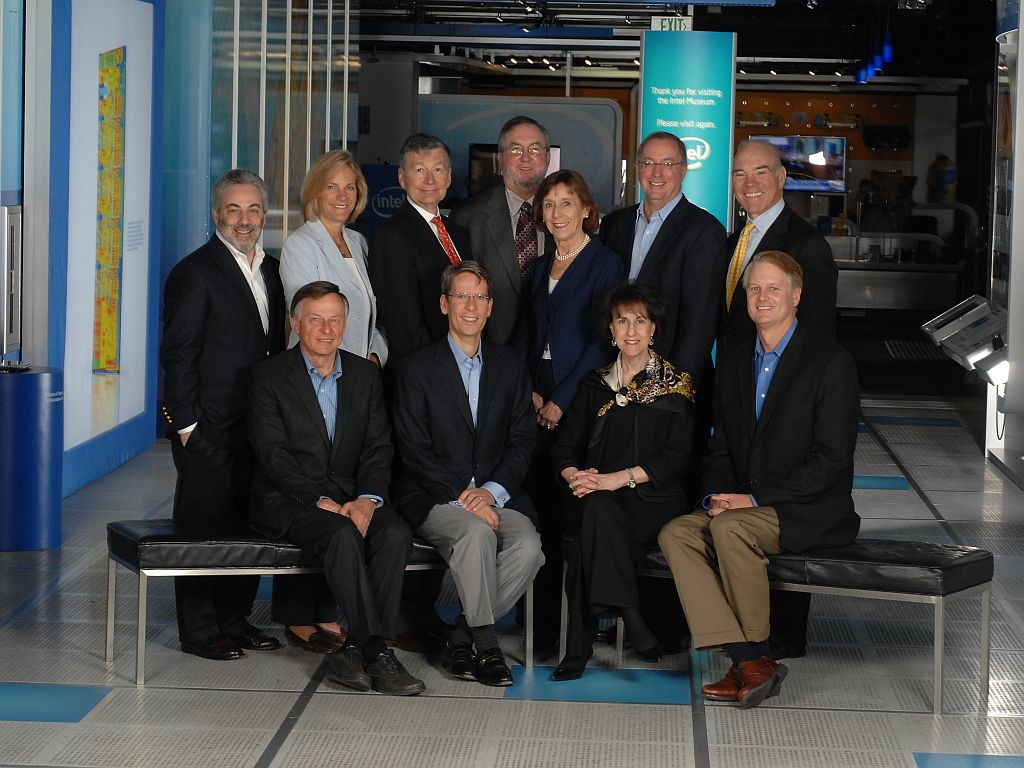
#> input picture face_eye_detection/Intel_Board_of_Directors.jpg, 1024 x 768 px, given in place of the camera
$ jupyter execute real_time_detect_face_eyes.ipynb
#> lines starting #> are read from the running program, lines starting #| are printed output that depends on the picture; after the words box and inside, x2 and y2 are one past the last pixel; in counts of white or black regions, pixels touching at a corner belong together
[cell 1]
import numpy as np
import cv2

[cell 2]
face_cascade = cv2.CascadeClassifier('haarcascade_frontalface_default.xml')
eyes_cascade = cv2.CascadeClassifier('haarcascade_eye.xml')

[cell 3]
webcam  = cv2.VideoCapture(0)
success = webcam.isOpened()

if success == True:
    print('[INFO] Grabbing Camera..')
else:
    print('[Error] Camera could not be opened')

[cell 4]
while(True):
    ret, frame = webcam.read()
#> frame is the input picture: shape (768, 1024, 3); mean B, G, R 70.1, 69.8, 67.3

    gray = cv2.cvtColor(frame, cv2.COLOR_BGR2GRAY)
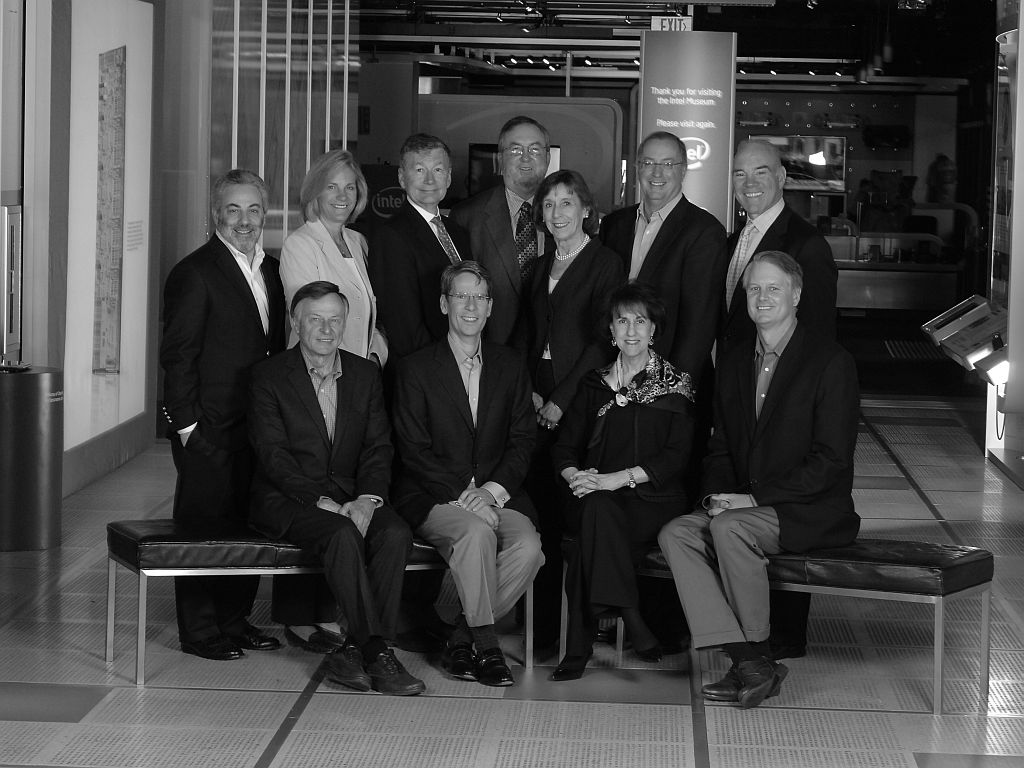
#> gray: shape (768, 1024); min 0, max 255, mean 69.1
    gray = cv2.equalizeHist(gray)
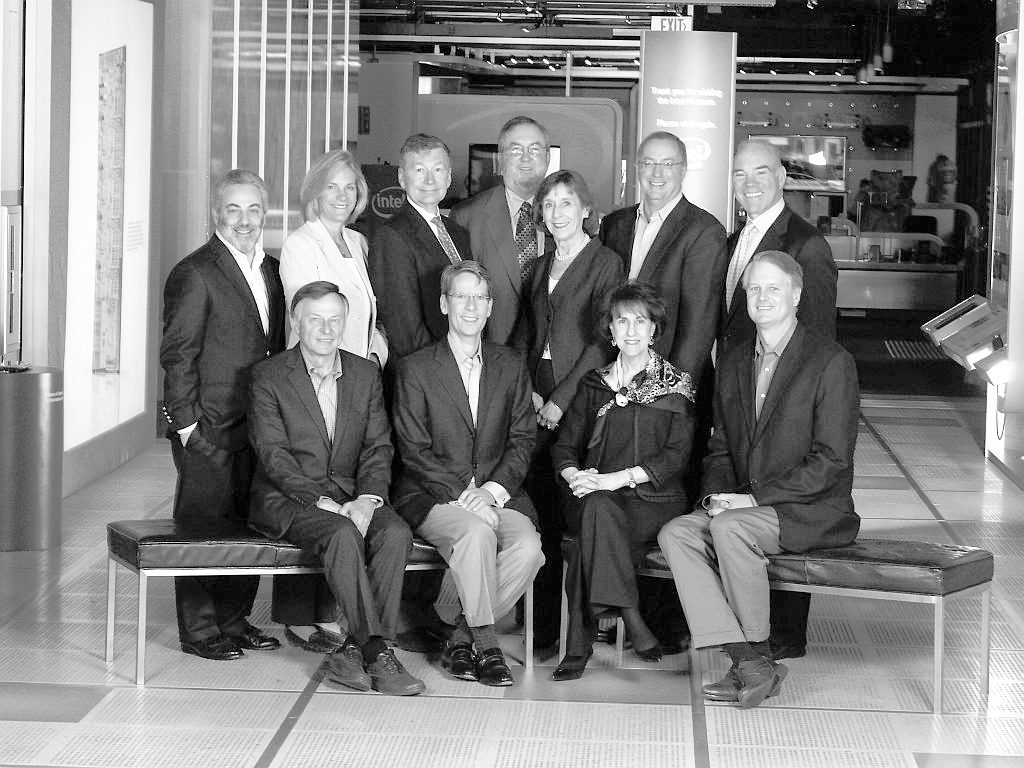
#> gray: shape (768, 1024); min 0, max 255, mean 128.3
    faces = face_cascade.detectMultiScale(gray, 1.3, 5)
#> faces = [[318, 169, 48, 48], [607, 303, 50, 50], [534, 185, 52, 52], [740, 269, 53, 53], [444, 278, 55, 55], [499, 128, 53, 53], [632, 144, 56, 56], [401, 148, 56, 56], [213, 187, 61, 61], [297, 300, 53, 53]]
    out = frame.copy()

    print('Number of faces detected: ' + str(len(faces)))
#| Number of faces detected: 10
    for (x, y, w, h) in faces:
        cv2.rectangle(out, (x, y), (x+w, y+h), (255, 0, 0), 2)
        roi_gray = gray[y:y+h, x:x+w]
        roi_color = out[y:y+h, x:x+w]

        eyes = eyes_cascade.detectMultiScale(roi_gray)
        for (ex, ey, ew, eh) in eyes:
            cv2.rectangle(roi_color, (ex, ey), (ex+ew, ey+eh), (0, 255, 0), 2)
#> this loop made 10 passes
#> pass 1, `roi_gray = gray[y:y+h, x:x+w]`:
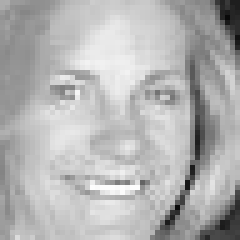
#> roi_gray: shape (48, 48) (shown 5 times larger); min 9, max 253, mean 178.9
#> pass 1, `roi_color = out[y:y+h, x:x+w]`:
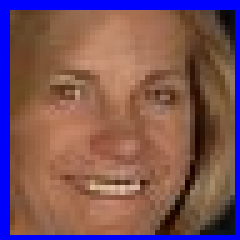
#> roi_color: shape (48, 48, 3) (shown 5 times larger); mean B, G, R 92.4, 84.2, 122.4
#> pass 2, `roi_gray = gray[y:y+h, x:x+w]`:
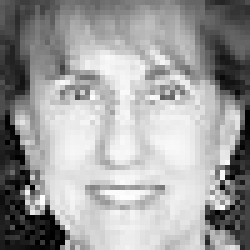
#> roi_gray: shape (50, 50) (shown 5 times larger); min 0, max 255, mean 159.4
#> pass 2, `roi_color = out[y:y+h, x:x+w]`:
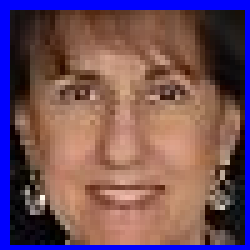
#> roi_color: shape (50, 50, 3) (shown 5 times larger); mean B, G, R 93.4, 79.8, 112.9
#> after the loop:
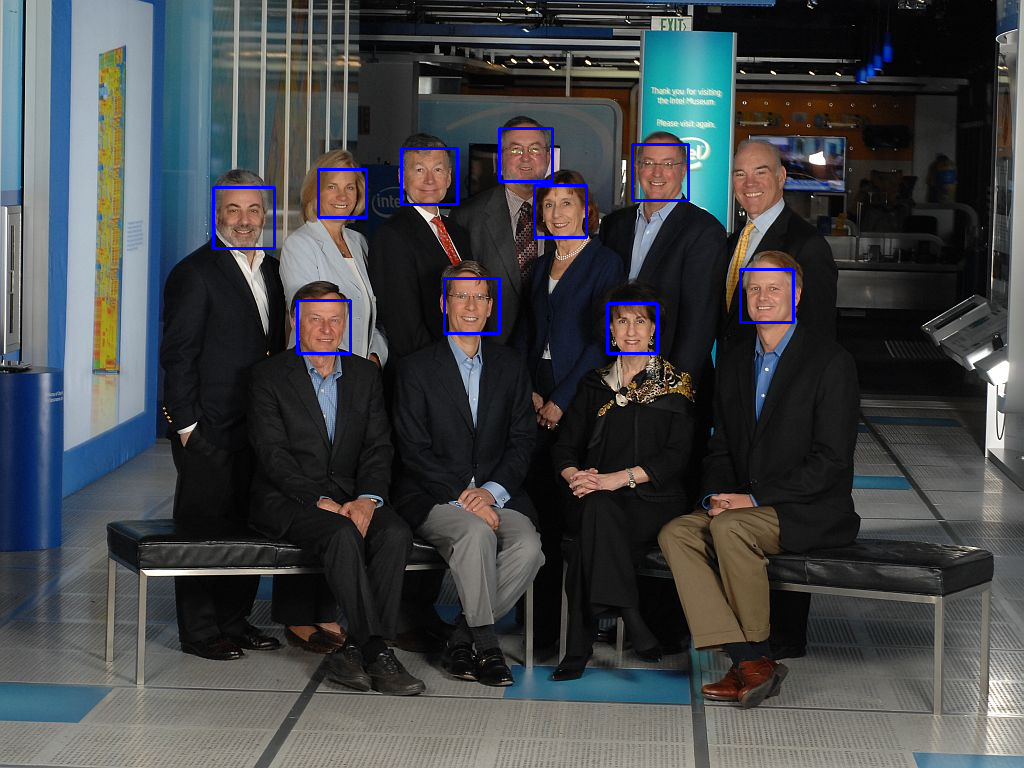
#> out: shape (768, 1024, 3); 0.81% of pixels changed, all inside (x1, y1, x2, y2) = (212, 127, 795, 355)
#> after the loop:
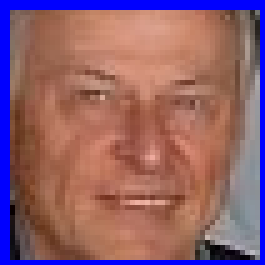
#> roi_color: shape (53, 53, 3) (shown 5 times larger); mean B, G, R 108.6, 97.2, 142.8
#> after the loop:
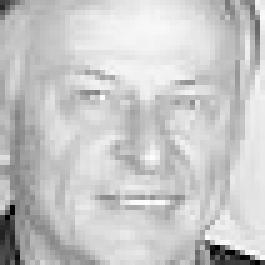
#> roi_gray: shape (53, 53) (shown 5 times larger); min 0, max 253, mean 199.1
    cv2.imshow('Facetracker', out)

    if cv2.waitKey(5) == 27:
#> (key Esc is pressed here)
        print('Quiting...')
        break
webcam.release()
cv2.destroyAllWindows()

$ run again, on face_eye_detection/brian-krzanich_2.jpg
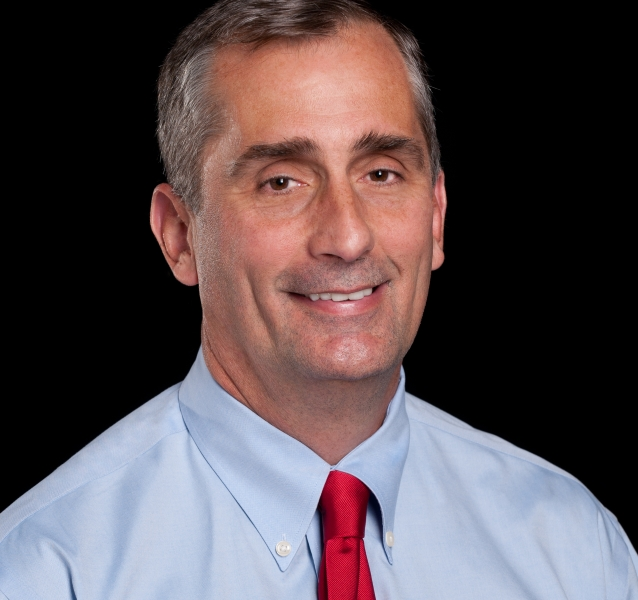
#> input picture face_eye_detection/brian-krzanich_2.jpg, 638 x 600 px, given in place of the camera
#> frame is the input picture: shape (600, 638, 3); mean B, G, R 81.5, 77.6, 90.3
#> `gray = cv2.equalizeHist(gray)`:
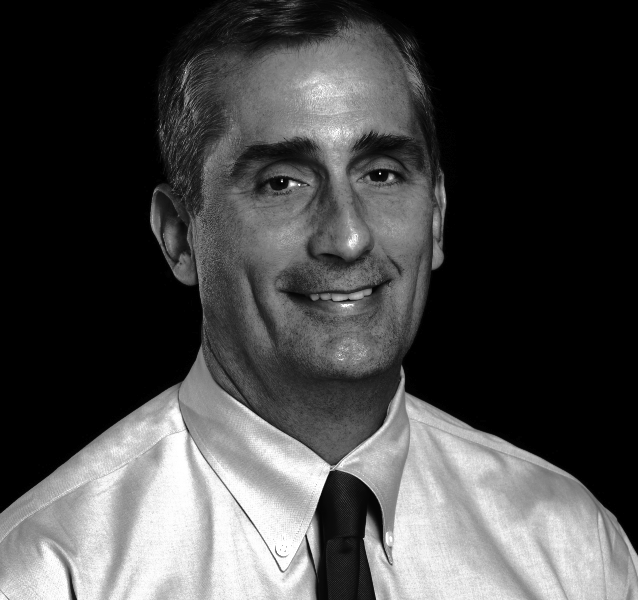
#> gray: shape (600, 638); min 0, max 255, mean 71.5
#> faces = [[171, 46, 320, 320]]
#| Number of faces detected: 1
#> the loop `for (x, y, w, h) in faces:` made 1 pass
#> (x, y, w, h, eyes) on pass 1: (171, 46, 320, 320, [[183, 104, 53, 53], [79, 110, 56, 56]])
#> after the loop `for (x, y, w, h) in faces:`:
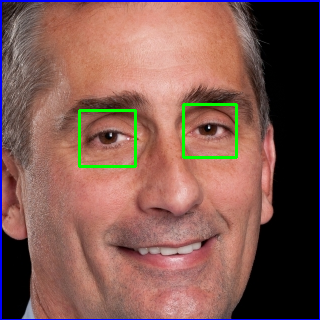
#> roi_color: shape (320, 320, 3); mean B, G, R 82.5, 90.6, 130
